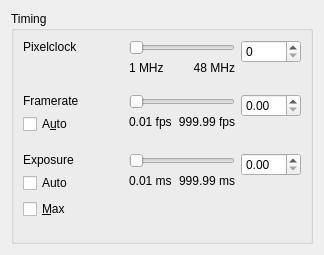
     <widget class="QWidget" name="Timing">
      <attribute name="title">
       <string>&amp;Camera</string>
      </attribute>
      <layout class="QGridLayout">
       <item row="0" column="0">
        <widget class="QGroupBox" name="groupBox3">
         <property name="enabled">
          <bool>true</bool>
         </property>
         <property name="sizePolicy">
          <sizepolicy hsizetype="Expanding" vsizetype="Expanding">
           <horstretch>0</horstretch>
           <verstretch>0</verstretch>
          </sizepolicy>
         </property>
         <property name="title">
          <string>Timing</string>
         </property>
         <layout class="QGridLayout" name="gridLayout">
          <item row="2" column="2">
           <layout class="QVBoxLayout" name="_layout_0">
            <item>
             <widget class="QDoubleSpinBox" name="dSpinExposure">
              <property name="sizePolicy">
               <sizepolicy hsizetype="Preferred" vsizetype="Fixed">
                <horstretch>0</horstretch>
                <verstretch>0</verstretch>
               </sizepolicy>
              </property>
              <property name="minimumSize">
               <size>
                <width>60</width>
                <height>0</height>
               </size>
              </property>
              <property name="keyboardTracking">
               <bool>true</bool>
              </property>
             </widget>
            </item>
            <item>
             <spacer name="spacer30">
              <property name="orientation">
               <enum>Qt::Vertical</enum>
              </property>
              <property name="sizeType">
               <enum>QSizePolicy::Expanding</enum>
              </property>
              <property name="sizeHint" stdset="0">
               <size>
                <width>20</width>
                <height>13</height>
               </size>
              </property>
             </spacer>
            </item>
           </layout>
          </item>
          <item row="1" column="0">
           <layout class="QVBoxLayout" name="_2">
            <item>
             <widget class="QLabel" name="textFramerate">
              <property name="minimumSize">
               <size>
                <width>100</width>
                <height>0</height>
               </size>
              </property>
              <property name="text">
               <string>Framerate</string>
              </property>
              <property name="wordWrap">
               <bool>false</bool>
              </property>
             </widget>
            </item>
            <item>
             <widget class="QCheckBox" name="checkAutoFps">
              <property name="text">
               <string>A&amp;uto</string>
              </property>
              <property name="shortcut">
               <string>Alt+U</string>
              </property>
             </widget>
            </item>
            <item>
             <spacer name="spacer33">
              <property name="orientation">
               <enum>Qt::Vertical</enum>
              </property>
              <property name="sizeType">
               <enum>QSizePolicy::Expanding</enum>
              </property>
              <property name="sizeHint" stdset="0">
               <size>
                <width>20</width>
                <height>13</height>
               </size>
              </property>
             </spacer>
            </item>
           </layout>
          </item>
          <item row="1" column="1">
           <layout class="QGridLayout" name="gridLayoutFramerate">
            <item row="1" column="1">
             <widget class="QLabel" name="textMaxFramerate">
              <property name="sizePolicy">
               <sizepolicy hsizetype="MinimumExpanding" vsizetype="Preferred">
                <horstretch>0</horstretch>
                <verstretch>0</verstretch>
               </sizepolicy>
              </property>
              <property name="text">
               <string>999.99 fps</string>
              </property>
              <property name="alignment">
               <set>Qt::AlignRight|Qt::AlignTrailing|Qt::AlignVCenter</set>
              </property>
              <property name="wordWrap">
               <bool>false</bool>
              </property>
             </widget>
            </item>
            <item row="1" column="0">
             <widget class="QLabel" name="textMinFramerate">
              <property name="sizePolicy">
               <sizepolicy hsizetype="MinimumExpanding" vsizetype="Preferred">
                <horstretch>0</horstretch>
                <verstretch>0</verstretch>
               </sizepolicy>
              </property>
              <property name="text">
               <string>0.01 fps</string>
              </property>
              <property name="alignment">
               <set>Qt::AlignLeading|Qt::AlignLeft|Qt::AlignVCenter</set>
              </property>
              <property name="wordWrap">
               <bool>false</bool>
              </property>
             </widget>
            </item>
            <item row="0" column="0" colspan="2">
             <widget class="QSlider" name="sliderFramerate">
              <property name="sizePolicy">
               <sizepolicy hsizetype="MinimumExpanding" vsizetype="Fixed">
                <horstretch>0</horstretch>
                <verstretch>0</verstretch>
               </sizepolicy>
              </property>
              <property name="orientation">
               <enum>Qt::Horizontal</enum>
              </property>
             </widget>
            </item>
            <item row="2" column="0" colspan="2">
             <spacer name="spacer34">
              <property name="orientation">
               <enum>Qt::Vertical</enum>
              </property>
              <property name="sizeType">
               <enum>QSizePolicy::Expanding</enum>
              </property>
              <property name="sizeHint" stdset="0">
               <size>
                <width>20</width>
                <height>13</height>
               </size>
              </property>
             </spacer>
            </item>
           </layout>
          </item>
          <item row="1" column="2">
           <layout class="QVBoxLayout" name="_layout_1">
            <item>
             <widget class="QDoubleSpinBox" name="dSpinFramerate">
              <property name="keyboardTracking">
               <bool>true</bool>
              </property>
             </widget>
            </item>
            <item>
             <spacer name="spacer29">
              <property name="orientation">
               <enum>Qt::Vertical</enum>
              </property>
              <property name="sizeType">
               <enum>QSizePolicy::Expanding</enum>
              </property>
              <property name="sizeHint" stdset="0">
               <size>
                <width>20</width>
                <height>13</height>
               </size>
              </property>
             </spacer>
            </item>
           </layout>
          </item>
          <item row="2" column="1">
           <layout class="QGridLayout" name="gridLayoutExposure">
            <item row="0" column="0" colspan="2">
             <widget class="QSlider" name="sliderExposure">
              <property name="sizePolicy">
               <sizepolicy hsizetype="MinimumExpanding" vsizetype="Fixed">
                <horstretch>0</horstretch>
                <verstretch>0</verstretch>
               </sizepolicy>
              </property>
              <property name="orientation">
               <enum>Qt::Horizontal</enum>
              </property>
             </widget>
            </item>
            <item row="2" column="0" colspan="2">
             <spacer name="spacer35">
              <property name="orientation">
               <enum>Qt::Vertical</enum>
              </property>
              <property name="sizeType">
               <enum>QSizePolicy::Expanding</enum>
              </property>
              <property name="sizeHint" stdset="0">
               <size>
                <width>20</width>
                <height>0</height>
               </size>
              </property>
             </spacer>
            </item>
            <item row="1" column="0">
             <widget class="QLabel" name="textMinExposure">
              <property name="sizePolicy">
               <sizepolicy hsizetype="MinimumExpanding" vsizetype="Preferred">
                <horstretch>0</horstretch>
                <verstretch>0</verstretch>
               </sizepolicy>
              </property>
              <property name="text">
               <string>0.01 ms</string>
              </property>
              <property name="alignment">
               <set>Qt::AlignLeading|Qt::AlignLeft|Qt::AlignVCenter</set>
              </property>
              <property name="wordWrap">
               <bool>false</bool>
              </property>
             </widget>
            </item>
            <item row="1" column="1">
             <widget class="QLabel" name="textMaxExposure">
              <property name="sizePolicy">
               <sizepolicy hsizetype="MinimumExpanding" vsizetype="Preferred">
                <horstretch>0</horstretch>
                <verstretch>0</verstretch>
               </sizepolicy>
              </property>
              <property name="text">
               <string>999.99 ms</string>
              </property>
              <property name="alignment">
               <set>Qt::AlignRight|Qt::AlignTrailing|Qt::AlignVCenter</set>
              </property>
              <property name="wordWrap">
               <bool>false</bool>
              </property>
             </widget>
            </item>
           </layout>
          </item>
          <item row="0" column="0">
           <layout class="QVBoxLayout" name="_layout_2">
            <item>
             <widget class="QLabel" name="textPixelclock">
              <property name="minimumSize">
               <size>
                <width>100</width>
                <height>0</height>
               </size>
              </property>
              <property name="text">
               <string>Pixelclock</string>
              </property>
              <property name="wordWrap">
               <bool>false</bool>
              </property>
             </widget>
            </item>
            <item>
             <spacer name="spacer28">
              <property name="orientation">
               <enum>Qt::Vertical</enum>
              </property>
              <property name="sizeType">
               <enum>QSizePolicy::Expanding</enum>
              </property>
              <property name="sizeHint" stdset="0">
               <size>
                <width>20</width>
                <height>13</height>
               </size>
              </property>
             </spacer>
            </item>
           </layout>
          </item>
          <item row="2" column="0">
           <layout class="QVBoxLayout" name="_layout_3">
            <item>
             <widget class="QLabel" name="textExposure">
              <property name="minimumSize">
               <size>
                <width>100</width>
                <height>0</height>
               </size>
              </property>
              <property name="text">
               <string>Exposure</string>
              </property>
              <property name="wordWrap">
               <bool>false</bool>
              </property>
             </widget>
            </item>
            <item>
             <widget class="QCheckBox" name="checkAutoExp">
              <property name="text">
               <string>Auto</string>
              </property>
              <property name="shortcut">
               <string/>
              </property>
             </widget>
            </item>
            <item>
             <widget class="QCheckBox" name="checkMaxExp">
              <property name="text">
               <string>&amp;Max</string>
              </property>
              <property name="shortcut">
               <string>Alt+M</string>
              </property>
              <property name="tristate">
               <bool>false</bool>
              </property>
             </widget>
            </item>
            <item>
             <spacer name="spacer36">
              <property name="orientation">
               <enum>Qt::Vertical</enum>
              </property>
              <property name="sizeType">
               <enum>QSizePolicy::Expanding</enum>
              </property>
              <property name="sizeHint" stdset="0">
               <size>
                <width>20</width>
                <height>13</height>
               </size>
              </property>
             </spacer>
            </item>
           </layout>
          </item>
          <item row="0" column="1">
           <layout class="QGridLayout" name="gridLayoutPixelClock">
            <item row="1" column="0">
             <widget class="QLabel" name="textMinPixelclock">
              <property name="sizePolicy">
               <sizepolicy hsizetype="MinimumExpanding" vsizetype="Preferred">
                <horstretch>0</horstretch>
                <verstretch>0</verstretch>
               </sizepolicy>
              </property>
              <property name="text">
               <string>1 MHz</string>
              </property>
              <property name="alignment">
               <set>Qt::AlignLeading|Qt::AlignLeft|Qt::AlignVCenter</set>
              </property>
              <property name="wordWrap">
               <bool>false</bool>
              </property>
             </widget>
            </item>
            <item row="1" column="1">
             <widget class="QLabel" name="textMaxPixelclock">
              <property name="sizePolicy">
               <sizepolicy hsizetype="MinimumExpanding" vsizetype="Preferred">
                <horstretch>0</horstretch>
                <verstretch>0</verstretch>
               </sizepolicy>
              </property>
              <property name="text">
               <string>48 MHz</string>
              </property>
              <property name="alignment">
               <set>Qt::AlignRight|Qt::AlignTrailing|Qt::AlignVCenter</set>
              </property>
              <property name="wordWrap">
               <bool>false</bool>
              </property>
             </widget>
            </item>
            <item row="2" column="0" colspan="2">
             <spacer name="spacer32">
              <property name="orientation">
               <enum>Qt::Vertical</enum>
              </property>
              <property name="sizeType">
               <enum>QSizePolicy::Expanding</enum>
              </property>
              <property name="sizeHint" stdset="0">
               <size>
                <width>20</width>
                <height>13</height>
               </size>
              </property>
             </spacer>
            </item>
            <item row="0" column="0" colspan="2">
             <widget class="QSlider" name="sliderPixelclock">
              <property name="enabled">
               <bool>true</bool>
              </property>
              <property name="sizePolicy">
               <sizepolicy hsizetype="MinimumExpanding" vsizetype="Fixed">
                <horstretch>0</horstretch>
                <verstretch>0</verstretch>
               </sizepolicy>
              </property>
              <property name="orientation">
               <enum>Qt::Horizontal</enum>
              </property>
             </widget>
            </item>
           </layout>
          </item>
          <item row="0" column="2">
           <layout class="QVBoxLayout" name="_layout_5">
            <item>
             <widget class="QSpinBox" name="spinPixelclock">
              <property name="sizePolicy">
               <sizepolicy hsizetype="Preferred" vsizetype="Fixed">
                <horstretch>0</horstretch>
                <verstretch>0</verstretch>
               </sizepolicy>
              </property>
              <property name="minimumSize">
               <size>
                <width>60</width>
                <height>0</height>
               </size>
              </property>
              <property name="keyboardTracking">
               <bool>false</bool>
              </property>
             </widget>
            </item>
            <item>
             <spacer name="spacer27">
              <property name="orientation">
               <enum>Qt::Vertical</enum>
              </property>
              <property name="sizeType">
               <enum>QSizePolicy::Expanding</enum>
              </property>
              <property name="sizeHint" stdset="0">
               <size>
                <width>20</width>
                <height>13</height>
               </size>
              </property>
             </spacer>
            </item>
           </layout>
          </item>
         </layout>
        </widget>
       </item>
      </layout>
     </widget>
